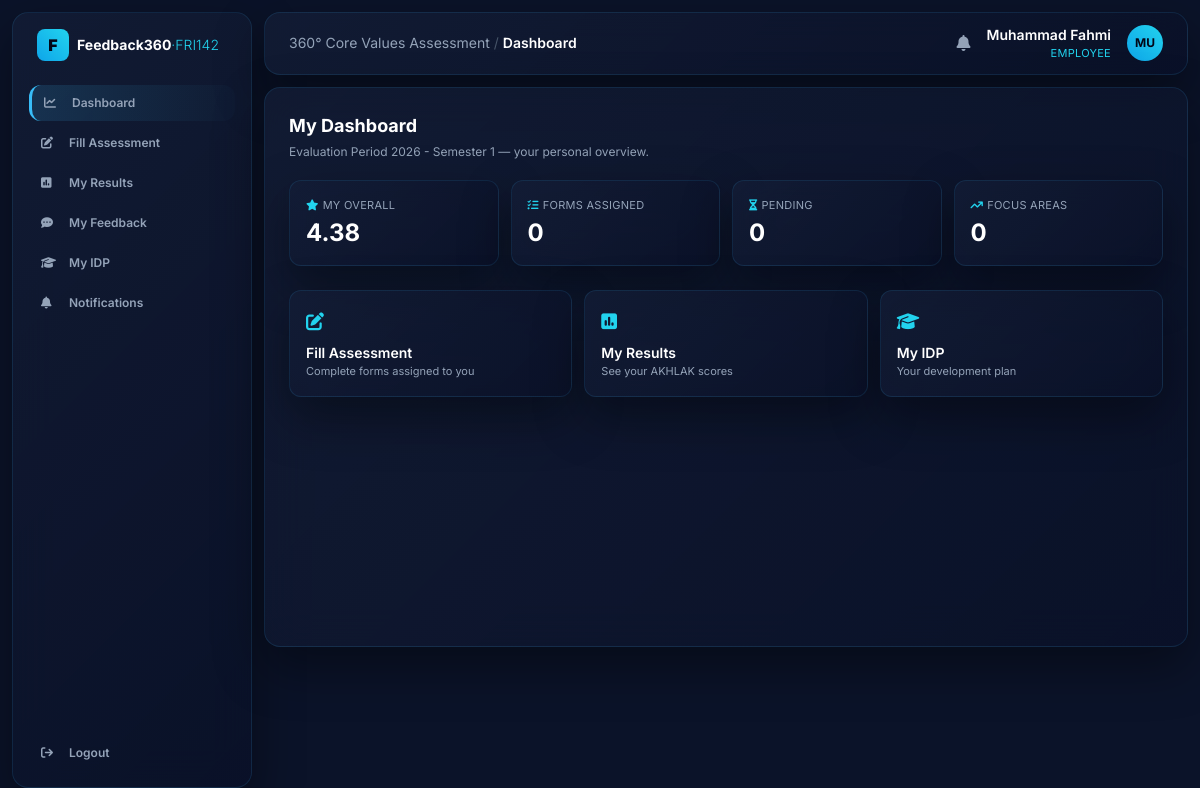
The page /my-dashboard (signed in) on the database its author committed.
### tables this page shows
CREATE TABLE users (
    id INTEGER PRIMARY KEY AUTOINCREMENT,
    username TEXT UNIQUE NOT NULL,
    password_hash TEXT NOT NULL,
    display_name TEXT NOT NULL,
    role TEXT NOT NULL,                -- admin | hr | management | employee
    employee_id INTEGER REFERENCES employees(id)
);

CREATE TABLE periods (
    id INTEGER PRIMARY KEY AUTOINCREMENT,
    name TEXT NOT NULL,
    start_date TEXT,
    end_date TEXT,
    status TEXT NOT NULL DEFAULT 'draft'   -- draft | active | closed
);

CREATE TABLE results (
    id INTEGER PRIMARY KEY AUTOINCREMENT,
    period_id INTEGER NOT NULL REFERENCES periods(id),
    employee_id INTEGER NOT NULL REFERENCES employees(id),
    amanah REAL, kompeten REAL, harmonis REAL, loyal REAL, adaptif REAL,
    overall REAL,
    computed_at TEXT
);

### app.py (the view)
@app.route("/my-dashboard")
@require("employee")
def my_dashboard():
    period = active_period()
    res = g.db.execute("SELECT * FROM results WHERE period_id=? AND employee_id=?",
                       (period["id"], g.user["employee_id"])).fetchone()
    assigned = g.db.execute(
        "SELECT COUNT(*) c FROM assignments WHERE period_id=? AND evaluator_id=? "
        "AND approval_status='approved'", (period["id"], g.user["employee_id"])).fetchone()["c"]
    submitted = g.db.execute(
        "SELECT COUNT(*) c FROM assignments WHERE period_id=? AND evaluator_id=? "
        "AND approval_status='approved' AND submitted=1",
        (period["id"], g.user["employee_id"])).fetchone()["c"]
    below = len([v for v in VALUES if res and res[v] < CORPORATE_TARGET]) if res else 0
    return render_template("my_dashboard.html", res=res, period=period,
                           assigned=assigned, submitted=submitted,
                           pending=assigned - submitted, below=below)

### app.py (called while the page is built)
@app.before_request
def load_user():
    g.db = get_db()
    g.user = None
    if "uid" in session:
        g.user = g.db.execute(
            "SELECT * FROM users WHERE id=?", (session["uid"],)
        ).fetchone()

def require(*roles):
    def deco(fn):
        @wraps(fn)
        def wrapper(*a, **kw):
            if not g.user:
                return redirect(url_for("login"))
            if roles and g.user["role"] not in roles:
                abort(403)
            return fn(*a, **kw)
        return wrapper
    return deco

@app.context_processor
def inject_globals():
    unread = 0
    if g.get("user"):
        unread = g.db.execute(
            "SELECT COUNT(*) c FROM notifications WHERE is_read=0 AND "
            "(target_role=? OR target_user_id=?)",
            (g.user["role"], g.user["id"]),
        ).fetchone()["c"]
    return dict(user=g.get("user"), VALUES=VALUES, VALUE_LABELS=VALUE_LABELS,
                TARGET=CORPORATE_TARGET, unread=unread)

def active_period():
    return g.db.execute(
        "SELECT * FROM periods WHERE status='active' ORDER BY id DESC LIMIT 1"
    ).fetchone()

### database.py (called while the page is built)
def get_db():
    conn = sqlite3.connect(DB_PATH)
    conn.row_factory = sqlite3.Row
    conn.execute("PRAGMA foreign_keys = ON")
    return conn

### templates/my_dashboard.html (shortened to what this page needs)
{% extends "base.html" %}
{% block heading %}Dashboard{% endblock %}
{% block body %}
<h2 class="text-lg font-bold text-white mb-1">My Dashboard</h2>
<p class="text-xs text-slate-400 mb-5">{{ period['name'] }} — your personal overview.</p>
<div class="grid grid-cols-2 md:grid-cols-4 gap-3 mb-6">
  <div class="glossy rounded-xl p-4"><div class="text-[11px] text-slate-400 uppercase tracking-wide"><i class="fa-solid fa-star text-cyan-400 mr-1"></i>My Overall</div>
    <div class="text-2xl font-bold text-white mt-1">{{ '%.2f'|format(res['overall']) if res else '—' }}</div></div>
  <div class="glossy rounded-xl p-4"><div class="text-[11px] text-slate-400 uppercase tracking-wide"><i class="fa-solid fa-list-check text-cyan-400 mr-1"></i>Forms Assigned</div>
    <div class="text-2xl font-bold text-white mt-1">{{ assigned }}</div></div>
  <div class="glossy rounded-xl p-4"><div class="text-[11px] text-slate-400 uppercase tracking-wide"><i class="fa-solid fa-hourglass-half text-cyan-400 mr-1"></i>Pending</div>
    <div class="text-2xl font-bold {{ 'text-amber-300' if pending else 'text-white' }} mt-1">{{ pending }}</div></div>
  <div class="glossy rounded-xl p-4"><div class="text-[11px] text-slate-400 uppercase tracking-wide"><i class="fa-solid fa-arrow-trend-up text-cyan-400 mr-1"></i>Focus Areas</div>
    <div class="text-2xl font-bold {{ 'text-rose-300' if below else 'text-white' }} mt-1">{{ below }}</div></div>
</div>
<div class="grid md:grid-cols-3 gap-3">
  {% for ep,icon,title,desc in [
    ('my_assignments','fa-pen-to-square','Fill Assessment','Complete forms assigned to you'),
    ('my_results','fa-square-poll-vertical','My Results','See your AKHLAK scores'),
    ('my_idp','fa-graduation-cap','My IDP','Your development plan')] %}
  <a href="{{ url_for(ep) }}" class="glossy rounded-xl p-4 hover:border-cyan-500/40 transition block">
    <i class="fa-solid {{icon}} text-cyan-400 text-lg"></i>
    <div class="text-sm font-semibold text-white mt-2">{{ title }}</div>
    <div class="text-[11px] text-slate-400">{{ desc }}</div></a>
  {% endfor %}
</div>
{% endblock %}

### templates/base.html (shortened to what this page needs)
<!DOCTYPE html>
<html lang="en">
<head>
<script src="https://cdn.tailwindcss.com"></script>
<link rel="stylesheet" href="https://cdnjs.cloudflare.com/ajax/libs/font-awesome/6.4.0/css/all.min.css">
</head>
<body class="text-slate-200 min-h-screen">
{% if user %}
<div class="flex min-h-screen">
  <aside class="w-60 shrink-0 glossy m-3 rounded-2xl p-4 flex flex-col">
    <div class="flex items-center gap-2 px-2 mb-6">
      <div class="w-8 h-8 bg-gradient-to-tr from-sky-500 to-cyan-400 rounded-lg flex items-center justify-center text-slate-950 font-black">F</div>
      <span class="text-sm font-bold text-white leading-tight">Feedback360<span class="text-cyan-400 font-light">·FRI142</span></span>
    </div>
    {% set R = user['role'] %}
    <nav class="space-y-1 text-xs font-semibold flex-grow">
      {% macro link(ep,icon,label) %}
        <a href="{{ url_for(ep) }}" class="flex items-center gap-3 px-3 py-2.5 rounded-xl navlink {{ 'nav-active' if request.endpoint==ep }}">
          <i class="fa-solid {{ icon }} w-4"></i><span>{{ label }}</span></a>
      {% endmacro %}
      {% if R == 'employee' %}{{ link('my_dashboard','fa-chart-line','Dashboard') }}{% endif %}
      {% if R == 'employee' %}{{ link('my_assignments','fa-pen-to-square','Fill Assessment') }}{% endif %}
      {% if R == 'employee' %}{{ link('my_results','fa-square-poll-vertical','My Results') }}{% endif %}
      {% if R == 'employee' %}{{ link('feedback','fa-comment-dots','My Feedback') }}{% endif %}
      {% if R == 'employee' %}{{ link('my_idp','fa-graduation-cap','My IDP') }}{% endif %}
      {{ link('notifications','fa-bell','Notifications') }}
    </nav>
    <a href="{{ url_for('logout') }}" class="flex items-center gap-3 px-3 py-2.5 rounded-xl navlink text-xs font-semibold mt-2">
      <i class="fa-solid fa-arrow-right-from-bracket w-4"></i><span>Logout</span></a>
  </aside>
  <div class="flex-grow p-3 pl-0">
    <header class="glossy rounded-2xl px-6 py-3 flex justify-between items-center mb-3">
      <div class="text-sm text-slate-400">360° Core Values Assessment <span class="text-slate-600">/</span>
        <span class="text-white font-semibold">{{ self.heading() }}</span></div>
      <div class="flex items-center gap-4">
        <a href="{{ url_for('notifications') }}" class="relative text-slate-400 hover:text-white">
          <i class="fa-solid fa-bell"></i>
        </a>
        <div class="text-right">
          <div class="text-sm font-semibold text-white">{{ user['display_name'] }}</div>
          <div class="text-[11px] text-cyan-400 uppercase tracking-wide">{{ user['role'] }}</div>
        </div>
        <div class="w-9 h-9 rounded-full bg-gradient-to-tr from-sky-500 to-cyan-400 flex items-center justify-center text-slate-950 font-bold text-xs">
          {{ user['display_name'][:2]|upper }}</div>
      </div>
    </header>
    <main class="glossy rounded-2xl p-6 min-h-[70vh]">{% block body %}{% endblock %}</main>
  </div>
</div>
{% else %}{% block plain %}{% endblock %}{% endif %}
</body>
</html>

### templates/base.html (style rules this page uses)
body { font-family:'Inter',sans-serif;background:#0b1329 }
.glossy { background:linear-gradient(135deg,rgba(20,30,55,.75),rgba(10,17,40,.85)); backdrop-filter:blur(20px);border:1px solid rgba(56,189,248,.12); box-shadow:0 20px 50px rgba(0,0,0,.4) }
.nav-active { background:linear-gradient(90deg,rgba(56,189,248,.15),rgba(56,189,248,.02)); border-left:3px solid #38bdf8;color:#fff }
.navlink { color:#94a3b8 }

### rows shown on the page
users: display_name "Muhammad Fahmi", role "EMPLOYEE", display_name "MU"
periods: name "Evaluation Period 2026 - Semester 1"
results: overall "4.38"

### other values the page prints
{{ label }} "Dashboard Fill Assessment My Results My Feedback My IDP Notifications"
{{ assigned }} "0"
{{ pending }} "0"
{{ below }} "0"
{{ title }} "Fill Assessment" "My Results" "My IDP"
{{ desc }} "Complete forms assigned to you" "See your AKHLAK scores" "Your development plan"
